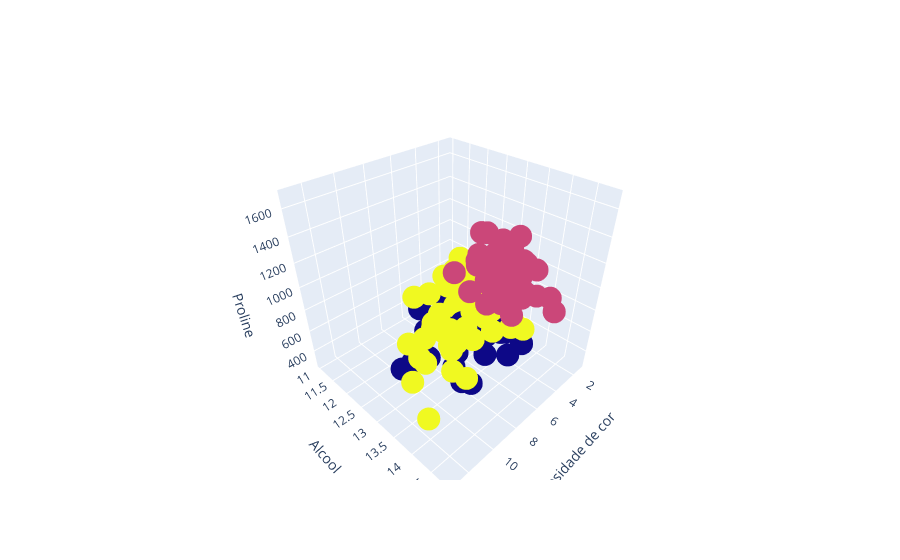

Notebook code cell kept with this figure:
### Code cell
fig.update_layout(scene=dict(xaxis_title='Intesidade de cor',
                             yaxis_title='Alcool',
                             zaxis_title='Proline'   ))

### Figure 1 — Plotly figure (JSON) as saved in the notebook; plotly's stock layout.template omitted (floating-point values rounded to 4 significant figures; data arrays with more than 128 entries replaced by an {"elided": "..."} marker saying what was removed)
{"data": [{"marker": {"color": {"elided": "178 int values"}}, "mode": "markers", "text": {"elided": "178 int values"}, "type": "scatter3d", "x": {"elided": "178 float values"}, "y": {"elided": "178 float values"}, "z": {"elided": "178 float values"}}], "layout": {"scene": {"xaxis": {"title": {"text": "Intesidade de cor"}}, "yaxis": {"title": {"text": "Alcool"}}, "zaxis": {"title": {"text": "Proline"}}}}}
